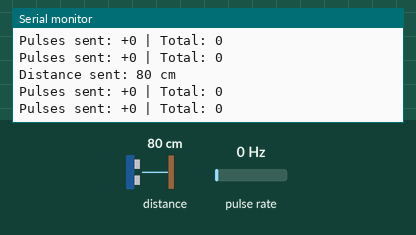
Recording of a sketch running on a simulated Arduino Uno, built with avr-gcc and run on an emulated ATmega328P. Shown: the last lines printed to the serial monitor. Wiring (inferred from the names in the program): pulse sensor: data pin 3; SRF02/SRF08 range finder at I2C address 0x70. The inputs (shaded band) are chosen by the test bench; at power-on: distance to the obstacle 80 cm, pulse rate 0 Hz.

Above: at 1.5 s.
1.6 s: distance to the obstacle set to 120 cm
At 2.19 s:
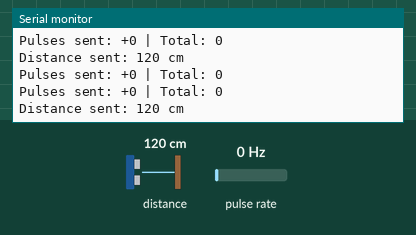
4.6 s: pulse rate (sensor on pin 3) set to 50 Hz
At 4.69 s:
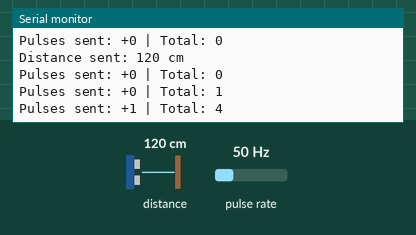
7.6 s: distance to the obstacle set to 2 cm
At 7.6 s:
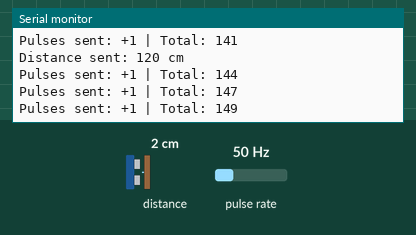
10.6 s: distance to the obstacle set to 18 cm
At 10.66 s:
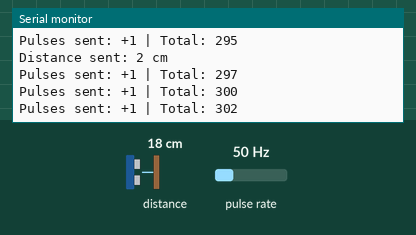
13.6 s: pulse rate (sensor on pin 3) set to 4 Hz
At 13.72 s:
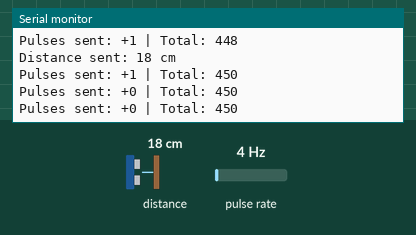
15.1 s: distance to the obstacle set to 250 cm
At 15.15 s:
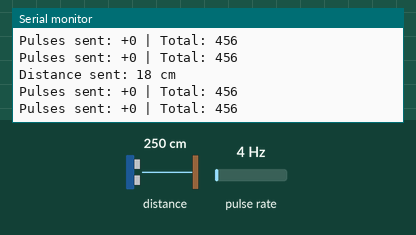
Timing chart, 0 to 18.1 s (numbered marks = the images above; inputs shaded):
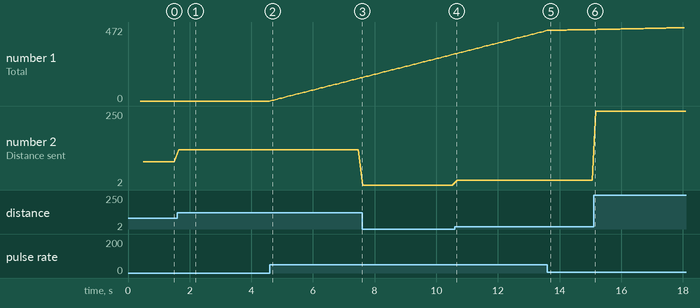

The sketch:

arduino_sensors.ino
```cpp
/*
 * Simplified Arduino Sensors with Speed and Distance
 * Uses CAN_BUS_SHIELD library for communication
 */

 #include <SPI.h>
 #include "mcp2515_can.h"
 #include <Wire.h>

 // CAN-Bus Shield definitions
 #define CAN_2515
 const int SPI_CS_PIN = 9;
 const int CAN_INT_PIN = 2;
 mcp2515_can CAN(SPI_CS_PIN);

 // Speed sensor definitions
 const int ENCODER_PIN = 3;
 const unsigned long measurementInterval = 50; // Measurement interval in milliseconds (0.5s)

 // Speed measurement variables (based on working code)
 volatile unsigned int interruptCount = 0; // Counter for interrupts
 unsigned long lastMeasurementTime = 0; // Time of last measurement
 const unsigned long debounceDelay = 0; // Debounce time in milliseconds
 volatile unsigned long lastInterruptTime = 0; // Time of last interrupt
 volatile unsigned long totalPulses = 0; // Total pulses since startup

 // SRF08 variables
 #define SRF08_ADDRESS 0x70
 unsigned int distance = 100; // Initialize with reasonable default (100cm)
 unsigned long lastSRF08Update = 0;
 const unsigned long SRF08_UPDATE_INTERVAL = 50;

 // SRF08 non-blocking state machine
 enum SRF08_State {
     SRF08_IDLE,
     SRF08_RANGING,
     SRF08_READING
 };
 SRF08_State srf08State = SRF08_IDLE;
 unsigned long srf08CommandTime = 0;
 const unsigned long SRF08_RANGING_DELAY = 70; // 70ms for ranging to complete

 // Interrupt to count pulses (based on working code)
 void pulseISR() {
     unsigned long currentTime = millis();
     if (currentTime - lastInterruptTime > debounceDelay) { // Ignore interrupts within debounce delay
         interruptCount++; // Increment counter
         totalPulses++; // Increment total counter
         lastInterruptTime = currentTime; // Update last interrupt time
     }
 }

 void setup() {
     Serial.begin(9600);
     Serial.println("Initializing simplified Arduino sensors...");

     // Configure encoder pin as input with internal pull-up
     pinMode(ENCODER_PIN, INPUT_PULLUP);

     // Activate interrupt on encoder pin
     attachInterrupt(digitalPinToInterrupt(ENCODER_PIN), pulseISR, RISING);
     Serial.println("Speed sensor initialized");

     // Initialize CAN-Bus Shield for 16MHz crystal at 500kbps
     Serial.print("Initializing CAN (16MHz, 500kbps)... ");
     while (CAN.begin(CAN_500KBPS, MCP_16MHz) != CAN_OK) {
         Serial.println("CAN BUS Initialization Failed! Retrying...");
         delay(1000);
     }
     Serial.println("CAN BUS Initialized successfully!");

     // Initialize I2C for SRF08
     Serial.print("Initializing I2C... ");
     Wire.begin();
     Serial.println("OK");

     // Initialize SRF08
     Serial.print("Initializing SRF08... ");
     initSRF08();
     Serial.println("OK");

     Serial.println("Simplified sensors initialized!");
     Serial.println("CAN IDs: Speed=0x100, SRF08=0x101");
 }

 void loop() {
     unsigned long currentTime = millis();

     // Send speed sensor data (pulse counts)
     if (currentTime - lastMeasurementTime >= measurementInterval) {
         sendSpeedData();
         lastMeasurementTime = currentTime;
     }

     // Non-blocking SRF08 sensor processing
     updateSRF08NonBlocking();

     delay(10);
 }

 void sendSpeedData() {
     // Simple CAN message for Speed sensor (CAN ID 0x100)
     long id = 0x100;
     byte data[8];

     // Get pulse count since last message (based on working code)
     noInterrupts(); // Disable interrupts during reading
     unsigned int rawInterruptCount = interruptCount; // Store current count
     interruptCount = 0; // Reset counter for next measurement
     interrupts(); // Re-enable interrupts

     // Assume 2 interrupts per physical event (from working code)
     unsigned int pulsesInInterval = rawInterruptCount / 2; // Estimate physical events

     // FIXED: Don't divide total pulses - send the actual accumulated count
     // This was causing middleware to receive same total repeatedly -> pulse_delta = 0
     unsigned long correctedTotalPulses = totalPulses; // Send actual total, not divided

     // buffer[0-1]: Pulse count in this interval (16-bit, little endian)
     uint16_t pulsesDelta = (uint16_t)pulsesInInterval;
     data[0] = pulsesDelta & 0xFF;
     data[1] = (pulsesDelta >> 8) & 0xFF;

     // buffer[2-5]: Total pulse count since startup (32-bit, little endian)
     data[2] = correctedTotalPulses & 0xFF;
     data[3] = (correctedTotalPulses >> 8) & 0xFF;
     data[4] = (correctedTotalPulses >> 16) & 0xFF;
     data[5] = (correctedTotalPulses >> 24) & 0xFF;

     // buffer[6-7]: Reserved for future use
     data[6] = 0;
     data[7] = 0;

     // Send the packet
     CAN.sendMsgBuf(id, 0, 8, data);

     Serial.print("Pulses sent: +");
     Serial.print(pulsesDelta);
     Serial.print(" | Total: ");
     Serial.println(totalPulses);
 }

 void initSRF08() {
     Wire.beginTransmission(SRF08_ADDRESS);
     Wire.write(0x02);
     Wire.write(0xFF);
     Wire.endTransmission();
     delay(100);

     Wire.beginTransmission(SRF08_ADDRESS);
     Wire.write(0x01);
     Wire.write(0x1F);
     Wire.endTransmission();
     delay(100);
 }

 void updateSRF08NonBlocking() {
     unsigned long currentTime = millis();

     switch (srf08State) {
         case SRF08_IDLE:
             // Check if it's time to start a new measurement
             if (currentTime - lastSRF08Update >= SRF08_UPDATE_INTERVAL) {
                 // Start ranging command (0x51 = range in cm)
                 Wire.beginTransmission(SRF08_ADDRESS);
                 Wire.write(0x00);  // Command register
                 Wire.write(0x51);  // Range in cm
                 if (Wire.endTransmission() == 0) {
                     srf08State = SRF08_RANGING;
                     srf08CommandTime = currentTime;
                 } else {
                     Serial.println("SRF08 command failed");
                     lastSRF08Update = currentTime; // Try again next interval
                 }
             }
             break;

         case SRF08_RANGING:
             // Wait for ranging to complete (70ms)
             if (currentTime - srf08CommandTime >= SRF08_RANGING_DELAY) {
                 srf08State = SRF08_READING;
             }
             break;

         case SRF08_READING:
             // Read the result
             Wire.beginTransmission(SRF08_ADDRESS);
             Wire.write(0x02);  // Range high byte register
             if (Wire.endTransmission() == 0) {
                 Wire.requestFrom(SRF08_ADDRESS, 2);
                 if (Wire.available() >= 2) {
                     uint8_t highByte = Wire.read();
                     uint8_t lowByte = Wire.read();
                     unsigned int newDistance = (highByte << 8) | lowByte;

                     // Only update if we get a reasonable reading (not 0 and not max range)
                     if (newDistance > 0 && newDistance < 6000) {  // SRF08 max range is ~6m
                         distance = newDistance;
                         sendDistanceData();
                     } else {
                         Serial.print("SRF08 invalid reading: ");
                         Serial.println(newDistance);
                     }
                 } else {
                     Serial.println("SRF08 no data available");
                 }
             } else {
                 Serial.println("SRF08 read request failed");
             }

             // Reset state and update timer
             srf08State = SRF08_IDLE;
             lastSRF08Update = currentTime;
             break;
     }
 }

 void sendDistanceData() {
     long id = 0x101;
     byte data[8];

     // buffer[0-1]: Distance value (16-bit, little endian) - cm
     data[0] = distance & 0xFF;
     data[1] = (distance >> 8) & 0xFF;

     // buffer[2-7]: Reserved for future use
     for (int i = 2; i < 8; i++) {
         data[i] = 0;
     }

     CAN.sendMsgBuf(id, 0, 8, data);

     Serial.print("Distance sent: ");
     Serial.print(distance);
     Serial.println(" cm");
 }
```

Measured:
- after the input at 1.6 s, the serial monitor: prints a new line after 0.05 s (image 1)
- after the input at 4.6 s, the serial monitor: prints a new line at once (image 2)
- plotted number 1: 0 → 149 after the input at 4.6 s
- plotted number 2: 80 → 120 after the input at 1.6 s, 18 → 250 after the input at 15.1 s
